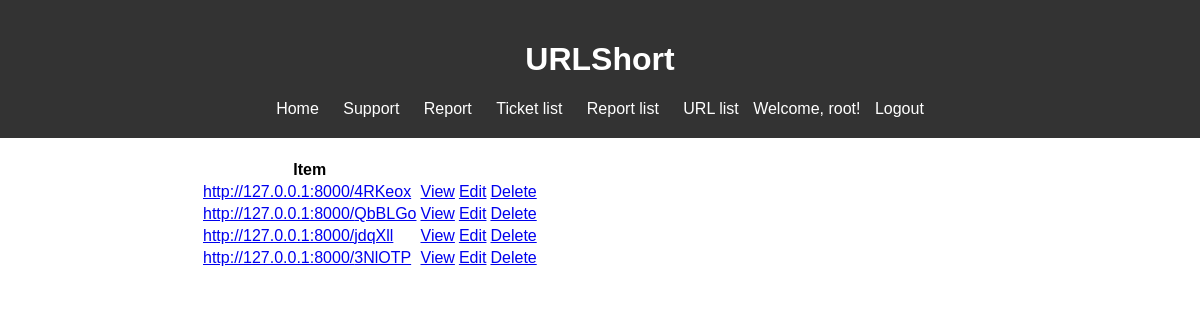
The app's page /urls (signed in), older data.
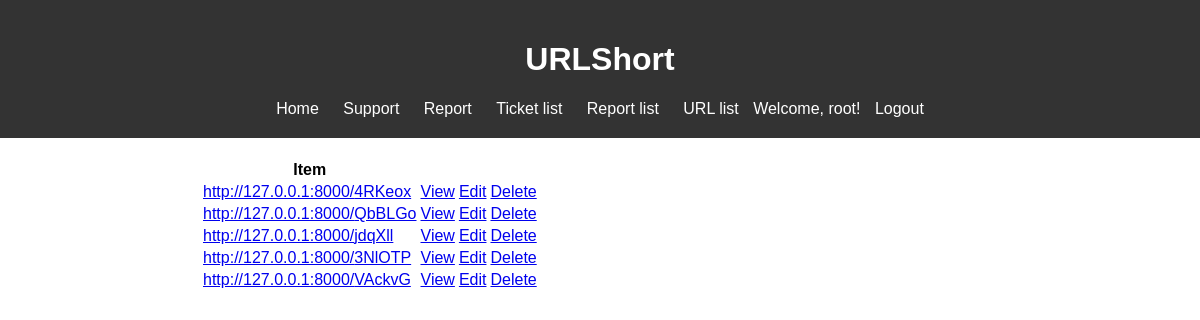
The same page, newer data.
### urlshortapp/models.py (models this page shows, shortened)
class Url(models.Model):
    user = models.ForeignKey(User, on_delete=models.CASCADE, null=True, blank=True)
    original_url = models.URLField()
    short_code = models.CharField(max_length=10, unique=True)
    created_at = models.DateTimeField(auto_now_add=True)
    click_count = models.PositiveIntegerField(default=0, blank=False, null=False)

### urlshortapp/views.py (the view)
# urls.py: path('urls', UrlListView.as_view(), name='urls'),
class UrlListView(LoginRequiredMixin, ListView):
    model = Url
    context_object_name = 'urls'
    def get_context_data(self, **kwargs):
        context = super().get_context_data(**kwargs)
        context['urls'] = context['urls'].filter(user=self.request.user)
        return context

### urlshortapp/templates/urlshortapp/url_list.html
{% extends 'urlshortapp/base.html' %}
{% block content %}
    <table>
        <tr>
            <th>Item</th>
            <th></th>
            <th></th>
        </tr>
        {% for url in urls %}
            <tr>
                <td><a href="http://127.0.0.1:8000/{{ url.short_code }}">http://127.0.0.1:8000/{{ url.short_code }}</a>
                </td>
                <td><a href="{% url 'url' url.id %}">View</a></td>
                <td><a href="{% url 'url-update' url.id %}">Edit</a></td>
                <td><a href="{% url 'url-delete' url.id %}">Delete</a></td>
            </tr>
        {% empty %}
            <h3>No items in list</h3>
        {% endfor %}
    </table>
{% endblock %}

Row changes from the older to the newer data that the page shows:
added Url: short_code "VAckvG"
